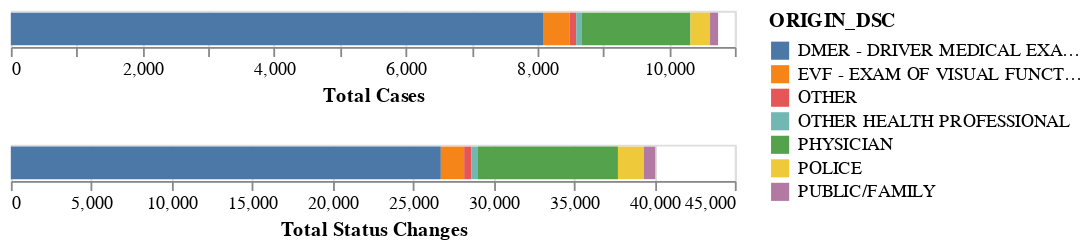

The notebook cell saved with this chart:
### Markdown cell above
Figure 3.  A new feature has been added to the dataset to classify cases.  It is a concatenation of the first and second statuses of the case.  This is the frequency distribution of these combinations, including ERA.

### Code cell
#hide
aggregation = {
    'Case Count': ('STATUS_COUNT','size'),
    'Total Status Change Count': ('STATUS_COUNT','sum')
}
case_summary_data_by_case_type = cases2018_df.groupby(['ORIGIN_DSC']) \
.agg(** aggregation).reset_index()
print(f"Total Case Count: {case_summary_data_by_case_type['Case Count'].sum():,.0f}" )
print(f"Total Status Change Count: {case_summary_data_by_case_type['Total Status Change Count'].sum():,.0f}" )
bar1 = alt.Chart(case_summary_data_by_case_type).mark_bar().encode(
    alt.X('sum(Case Count):Q', title="Total Cases"),
    #alt.X('Age Category'),
    #x = alt.X('Case Count', aggregate='sum', type='quantitative'),
    tooltip=['sum(Case Count):Q'],
    color='ORIGIN_DSC'

)
bar2 = alt.Chart(case_summary_data_by_case_type).mark_bar().encode(
    #alt.X(alt.X('Age Category'),
    #x = alt.X('Total Status Change Count', aggregate='sum', type='quantitative', title="Total Status Changes"),
    x = alt.X('sum(Total Status Change Count):Q', title="Total Status Changes"),
    tooltip=['sum(Total Status Change Count):Q'],
    color='ORIGIN_DSC'
)
(bar1 & bar2) #.properties( width = 500 )

### Figure 1 — Vega-Lite specification as saved in the notebook (floating-point values rounded to 4 significant figures)
{"config": {"view": {"continuousWidth": 400, "continuousHeight": 300}}, "vconcat": [{"mark": "bar", "encoding": {"color": {"type": "nominal", "field": "ORIGIN_DSC"}, "tooltip": [{"type": "quantitative", "aggregate": "sum", "field": "Case Count"}], "x": {"type": "quantitative", "aggregate": "sum", "field": "Case Count", "title": "Total Cases"}}}, {"mark": "bar", "encoding": {"color": {"type": "nominal", "field": "ORIGIN_DSC"}, "tooltip": [{"type": "quantitative", "aggregate": "sum", "field": "Total Status Change Count"}], "x": {"type": "quantitative", "aggregate": "sum", "field": "Total Status Change Count", "title": "Total Status Changes"}}}], "data": {"name": "data-0acb2af1a6d5cd21ffcc4bae76ae13ce"}, "$schema": "https://vega.github.io/schema/vega-lite/v4.8.1.json", "datasets": {"data-0acb2af1a6d5cd21ffcc4bae76ae13ce": [{"ORIGIN_DSC": "DMER - DRIVER MEDICAL EXAMINATION REPORT", "Case Count": 8085, "Total Status Change Count": 26725}, {"ORIGIN_DSC": "EVF - EXAM OF VISUAL FUNCTIONS", "Case Count": 404, "Total Status Change Count": 1449}, {"ORIGIN_DSC": "OTHER", "Case Count": 100, "Total Status Change Count": 439}, {"ORIGIN_DSC": "OTHER HEALTH PROFESSIONAL", "Case Count": 80, "Total Status Change Count": 420}, {"ORIGIN_DSC": "PHYSICIAN", "Case Count": 1656, "Total Status Change Count": 8700}, {"ORIGIN_DSC": "POLICE", "Case Count": 298, "Total Status Change Count": 1613}, {"ORIGIN_DSC": "PUBLIC/FAMILY", "Case Count": 122, "Total Status Change Count": 708}]}}
